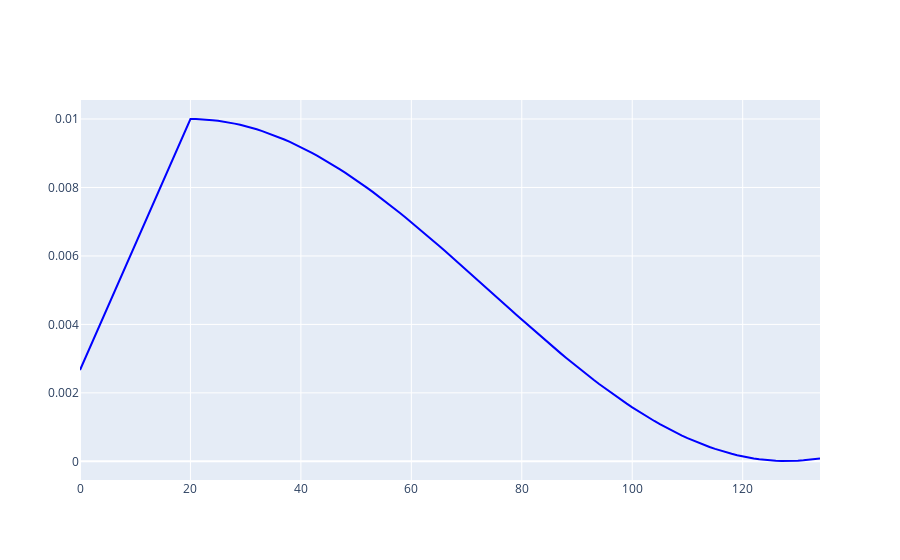

The notebook cell saved with this chart:
### Markdown cell above
# Part 8.1 : Learning Rate Plot

### Code cell
lr_plot = go.Scatter(
  x = list(range(len(tracks_lr))),
  y = tracks_lr,
  mode = 'lines',
  line = dict(color='blue'),
  name= "Learning Rate"
)

figure = go.Figure(data=lr_plot)
figure.show()

### Figure 1 — Plotly figure (JSON) as saved in the notebook; plotly's stock layout.template omitted (floating-point values rounded to 4 significant figures; data arrays with more than 128 entries replaced by an {"elided": "..."} marker saying what was removed)
{"data": [{"line": {"color": "blue"}, "mode": "lines", "name": "Learning Rate", "type": "scatter", "x": {"elided": "135 int values"}, "y": {"elided": "135 float values"}}], "layout": {}}
